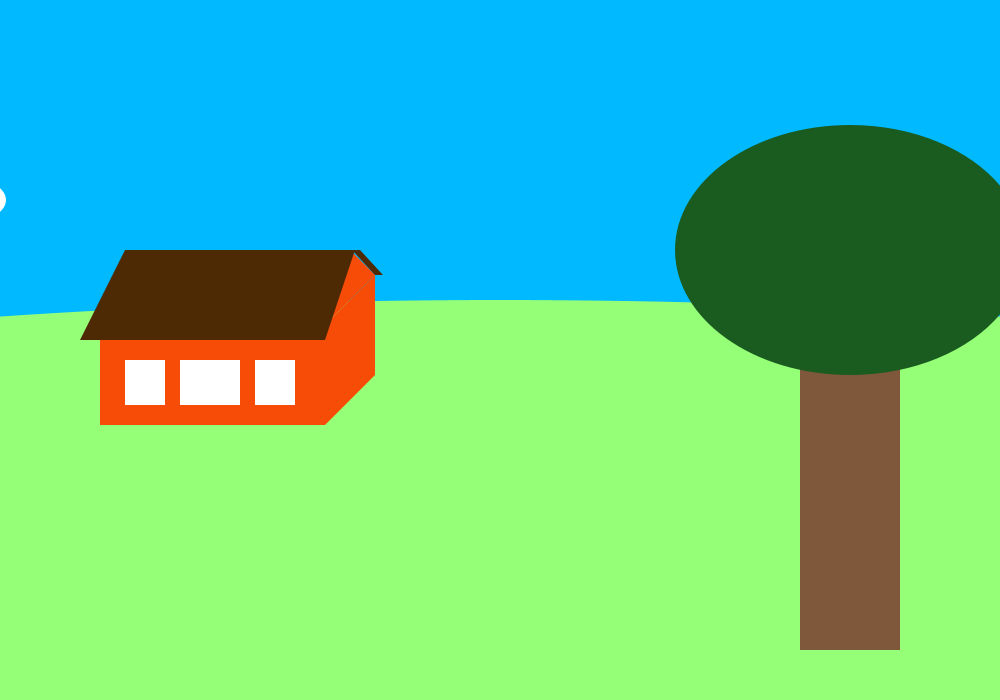
Frame 1 (no input)
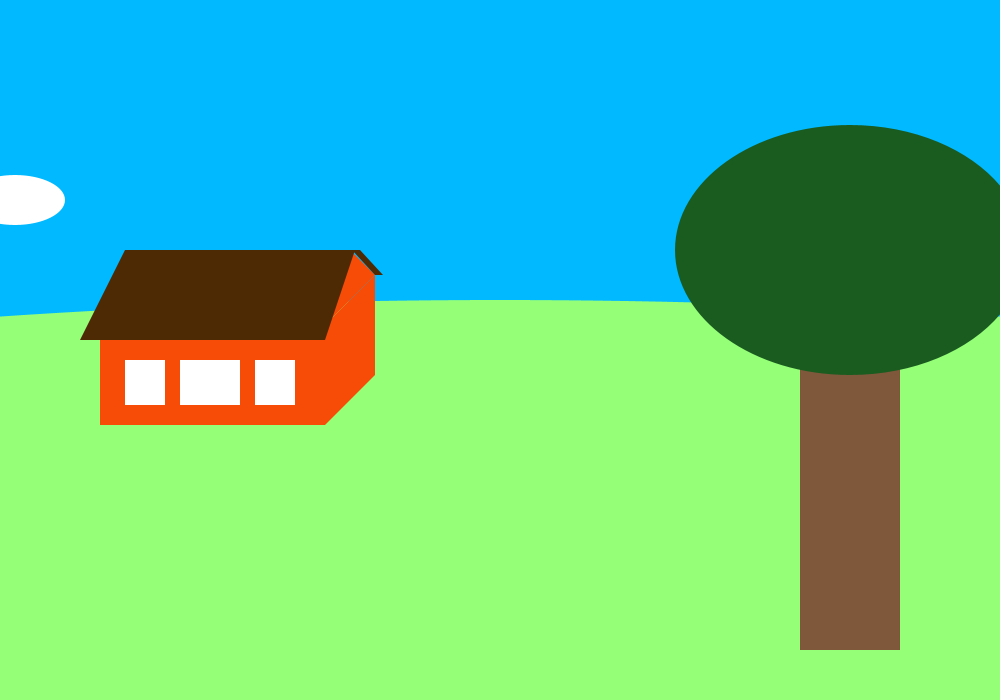
Frame 60 (the mouse pressed at the canvas centre just before this capture)
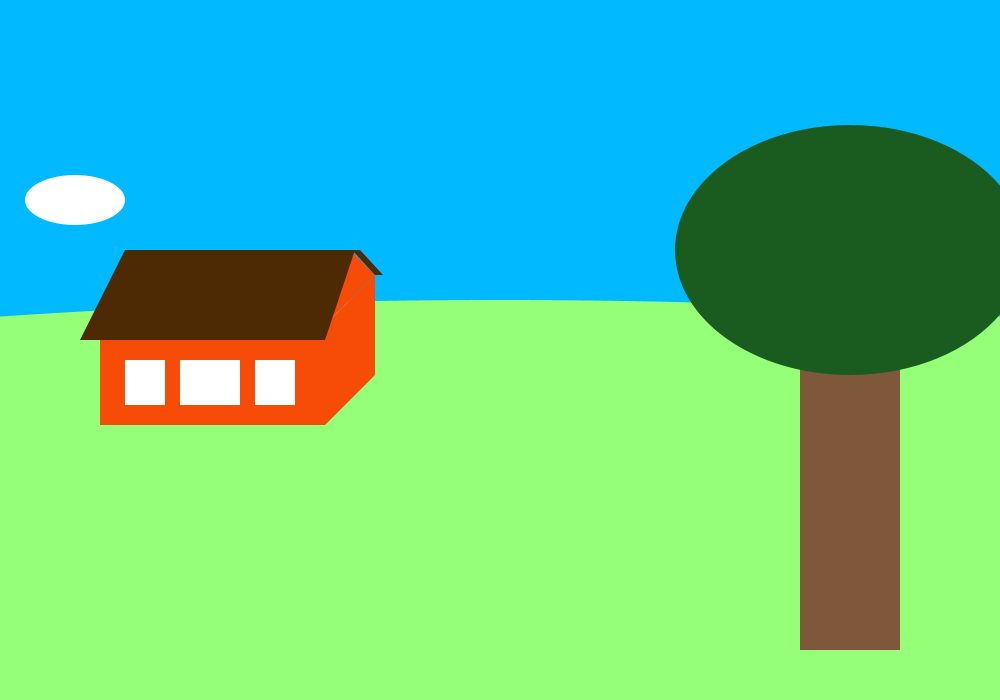
Frame 120 (the mouse held since frame 60 and released just before this capture)

The Processing sketch that drew these frames (run headless with seeded random() and noise(); from frame 60 on, the mouse is pressed at the canvas centre):

// Processing sketch: house_scene
// ── house_scene.pde
//House Drawing Sketch
//Web Applications:2016:2ndSemester:02Feb
//Ellie Stuckey
//This code draws a house scene using basic shapes and 
//uses basic movement to move clouds across the screen.

int x = -200; // controls x placement for the clouds
void setup() {
  size(1000, 700);  // sets size of frame
}

void draw() {
  noStroke();
  background(0, 185, 255);
  
  // draws ground
  fill(150, 255, 120);  // fills in green ellipse
  ellipse(500, height, width * 3.5, 800);
  
  // draws base of house
  fill(247, 76, 7);
  rect(100, 325, 225, 100);

  //draws side of the house
  fill(247, 76, 7);
  quad(325, 325, 325, 425, 375, 375, 375, 275);
 
  fill(247, 76, 7);
  triangle(350, 250, 325, 325, 375, 275);
  
  //draws roof
  fill(77, 41, 4);
  quad(125, 250, 80, 340, 325, 340, 355, 250); 
  
  fill(77, 41, 4);
  quad(352, 250, 375, 275, 383, 275, 360, 250);
  
  // draws two small windows
  fill(255);
  rect(125, 360, 40, 45);
  rect(255, 360, 40, 45);
  
  // draws bigger window
  rect(180, 360, 60, 45);
  
  // draws clouds
  fill(255);
  x ++;
  ellipse(x, 100, 150, 50);
  ellipse(x+155, 200, 100, 50);
  if(x > width + 100) x = -40;
  
  // draws base of tree
  fill(127, 87, 59);
  rect(800, 350, 100, 300);

  // draws top of tree
  fill(26, 91, 32);
  ellipse(850, 250, 350, 250);
   
}
